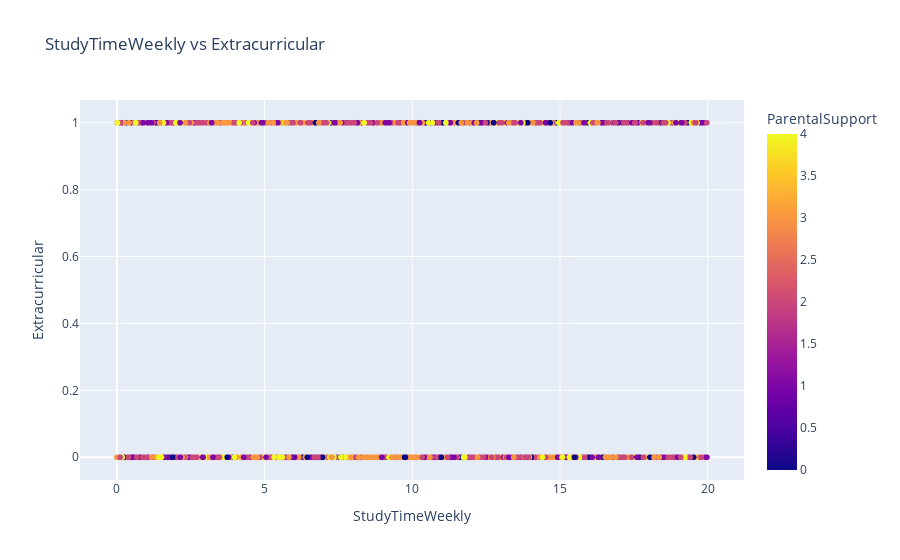

Here is the notebook cell this chart was saved with:
### Markdown cell above
- No existe una correlación clara entre el tiempo de estudio semanal y el GPA. Hay estudiantes que estudian mucho y tienen un GPA bajo, y otros que estudian poco y tienen un GPA alto.
- No parece haber una diferencia significativa en el GPA entre los estudiantes con diferentes niveles de apoyo parental.

EL gráfico nos muestra que el tiempo de estudio semanal así como el apoyo parental, no son los únicos factores determinantes que influyen en el GPA de un estudiante.

### Code cell
# Crearemos un scatterplot para ver la relación entre las variables Extracurricular y StudyTimeWeekly
fig = px.scatter(df, x='StudyTimeWeekly', y='Extracurricular', 
                 title='StudyTimeWeekly vs Extracurricular', 
                 labels={'StudyTimeWeekly': 'StudyTimeWeekly', 'Extracurricular': 'Extracurricular'},
                 color='ParentalSupport',
                 color_discrete_sequence='palette')
fig.show()

### Figure 1 — Plotly figure (JSON) as saved in the notebook; plotly's stock layout.template omitted (floating-point values rounded to 4 significant figures; data arrays with more than 128 entries replaced by an {"elided": "..."} marker saying what was removed)
{"data": [{"hovertemplate": "StudyTimeWeekly=%{x}<br>Extracurricular=%{y}<br>ParentalSupport=%{marker.color}<extra></extra>", "legendgroup": "", "marker": {"color": {"elided": "2392 int values"}, "coloraxis": "coloraxis", "symbol": "circle"}, "mode": "markers", "name": "", "showlegend": false, "type": "scattergl", "x": {"elided": "2392 float values"}, "xaxis": "x", "y": {"elided": "2392 int values"}, "yaxis": "y"}], "layout": {"coloraxis": {"colorbar": {"title": {"text": "ParentalSupport"}}, "colorscale": [[0, "#0d0887"], [0.1111, "#46039f"], [0.2222, "#7201a8"], [0.3333, "#9c179e"], [0.4444, "#bd3786"], [0.5556, "#d8576b"], [0.6667, "#ed7953"], [0.7778, "#fb9f3a"], [0.8889, "#fdca26"], [1, "#f0f921"]]}, "legend": {"tracegroupgap": 0}, "title": {"text": "StudyTimeWeekly vs Extracurricular"}, "xaxis": {"anchor": "y", "domain": [0, 1], "title": {"text": "StudyTimeWeekly"}}, "yaxis": {"anchor": "x", "domain": [0, 1], "title": {"text": "Extracurricular"}}}}
